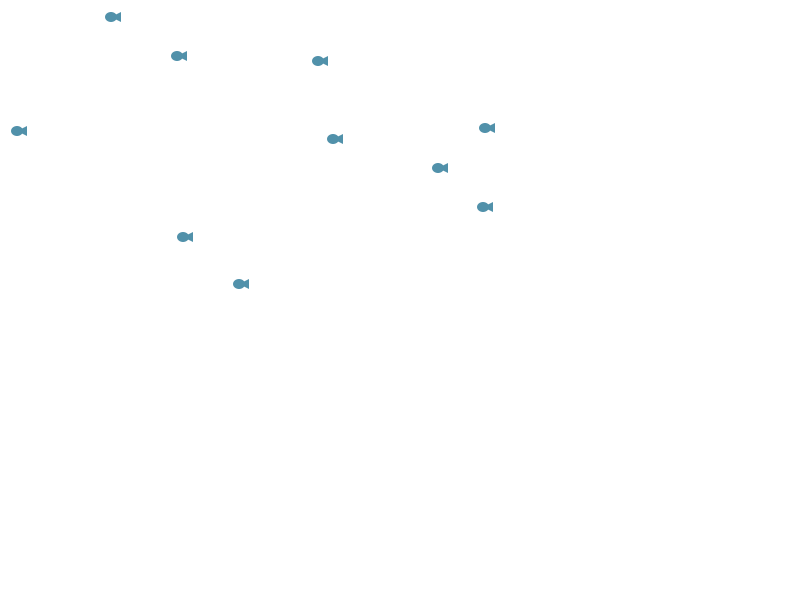
Frame 1 (no input)
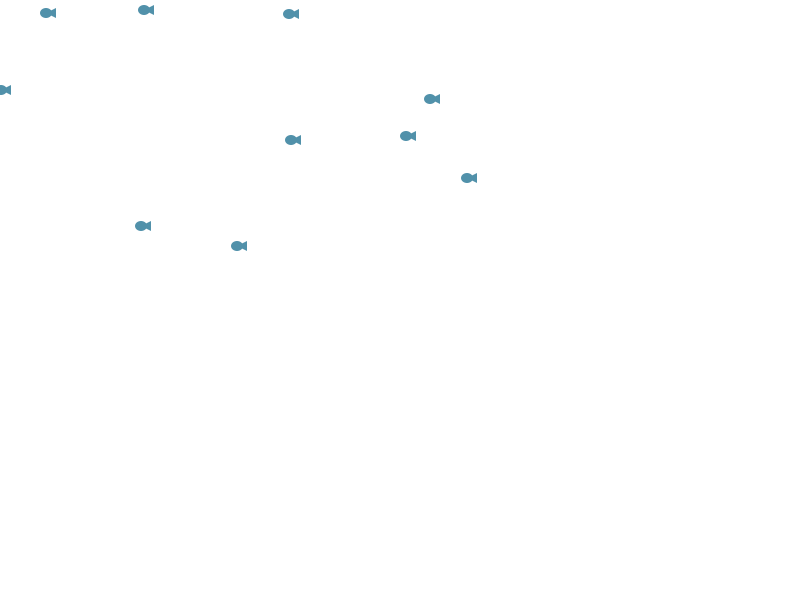
Frame 60 (the mouse pressed at the canvas centre just before this capture)
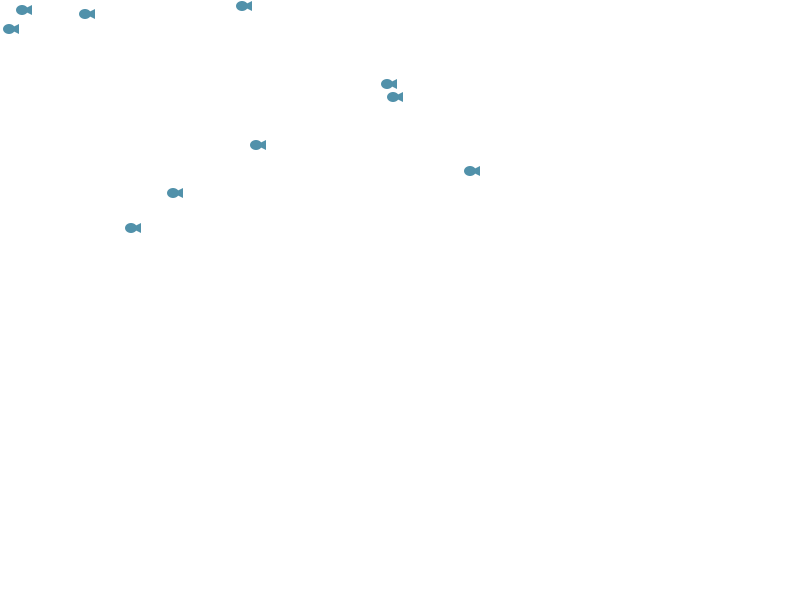
Frame 120 (the mouse held since frame 60 and released just before this capture)

The Processing sketch that drew these frames (run headless with seeded random() and noise(); from frame 60 on, the mouse is pressed at the canvas centre):

// Processing sketch: fish
// ── fish.pde
// ==== Fish ====
public class Fish {

  private int x;
  private int y;
  private color fishColor;

  public Fish(int x, int y, color fishColor) {
    this.x = x;
    this.y = y;
    this.fishColor = fishColor;
  }

  public Fish(int x, int y) {
    this.x = x;
    this.y = y;
    this.fishColor = #000000;
  }

  public void drawFish() {
    noStroke();
    fill(fishColor);  // fish colour

    //       x1, y1,   x2, y2,   x3, y3
    triangle(x + 10, y + 10, x + 20, y + 5, x + 20, y + 15);

    // center x, center y, width, height
    ellipse(x + 10, y + 10, 12, 10);
    
    moveFish();
  }
  
  private void moveFish() {
    this.x += random(-5, 5);
    this.y += random(-5, 5);
  }
}


// ==== start program ====
int n_fish = 10;
Fish[] fishies = new Fish[n_fish];

void setup() {
  size(800, 600);
  smooth();
  
  for (int i = 0; i < n_fish; i++) {
    fishies[i] = new Fish(int(random(500)), int(random(500)), #5191AA); 
  }
   
}

void draw() {
  background(#FFFFFF);
  for (int i = 0; i < n_fish; i++) {
    fishies[i].drawFish();
  }
  delay(30);
}
